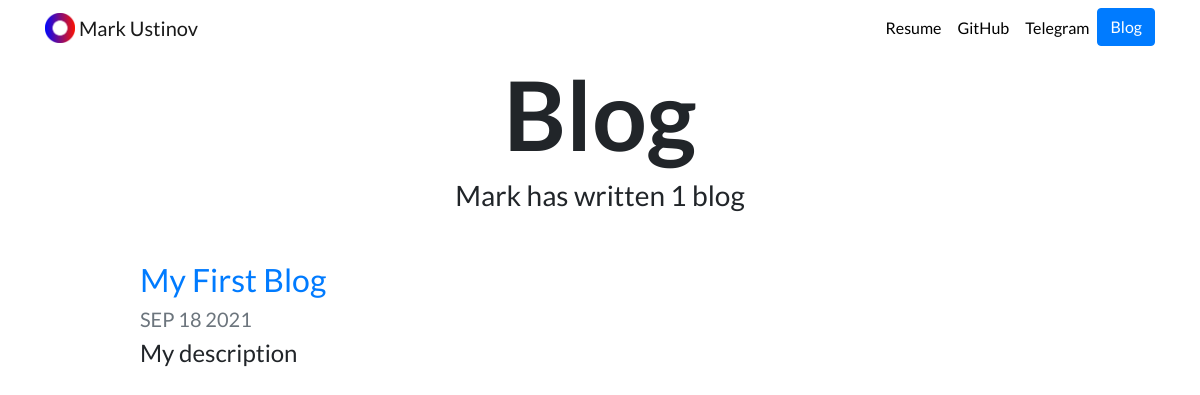
The page /blog/ on the database as committed earlier.
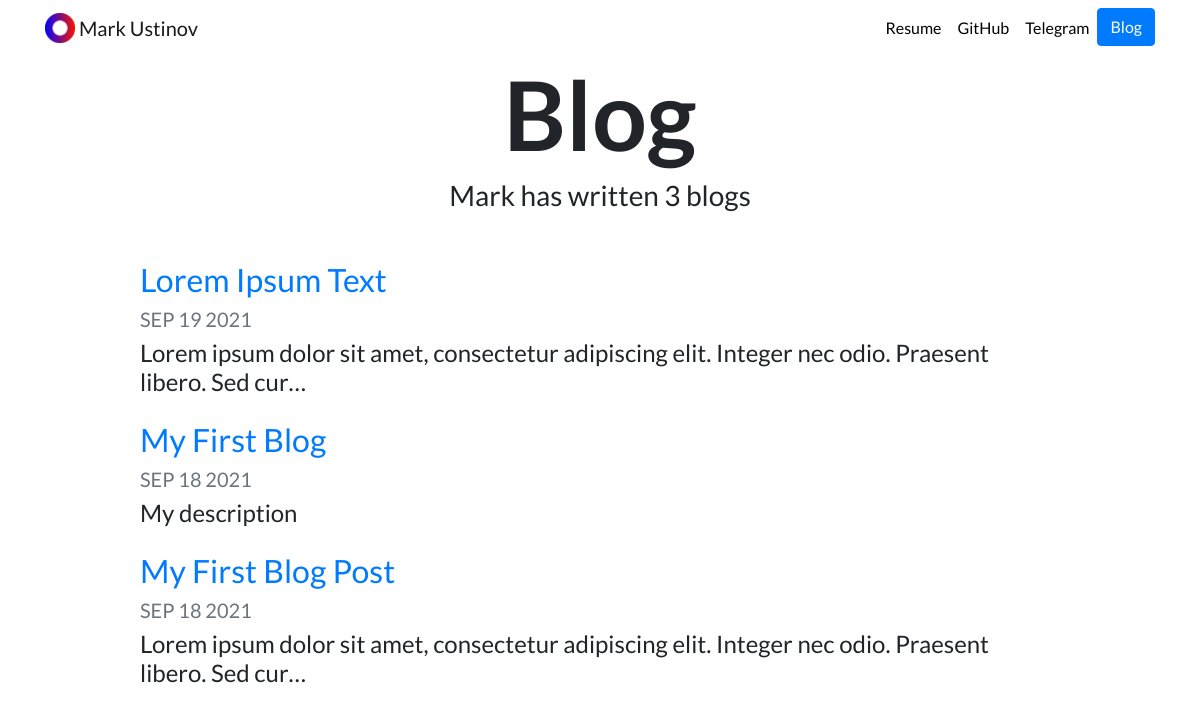
The same page on the database as committed later.
### blog/models.py (models this page shows, shortened)
class Blog(models.Model):
    title = models.CharField(max_length=200)
    description = models.TextField()
    date = models.DateField()

### blog/views.py (the view)
# urls.py: path('', views.all_blogs, name='all_blogs'),
def all_blogs(request):
    blogs = Blog.objects.order_by('-date')
    return render(request, 'blogs/all_blogs.html', {'blogs': blogs})

### blog/templates/blogs/all_blogs.html
{% extends "portfolio/base.html" %}
{% load static %}
{% block content %}
<h1 id="blogtitle" class="font-weight-bold text-center">Blog</h1>
<h3 class="text-center mb-5">Mark has written {{ blogs.count }} blog{{ blogs.count|pluralize }}</h3>
{% for blog in blogs %}
<div class="row justify-content-center my-3">
  <div class="col-md-10">
    <a href="{% url 'blog:detail' blog.id %}">
      <h2>{{ blog.title }}</h2>
    </a>
    <h5 class="text-muted">{{ blog.date|date:'M d Y'|upper }}</h5>
    <h4>{{ blog.description|striptags|truncatechars:100 }}</h4>
  </div>
</div>
{% endfor %}
{% endblock %}

### portfolio/templates/portfolio/base.html (shortened to what this page needs)
{% load static %}
<!doctype html>
<html lang="en">
<head>
  <link rel="stylesheet" href="https://stackpath.bootstrapcdn.com/bootstrap/4.4.1/css/bootstrap.min.css">
  <link rel="stylesheet" href="{% static "portfolio/custom.css" %}">
</head>
<body>
  <nav id="topNav" class="navbar navbar-expand-md navbar-light">
    <div class="container">
      <a class="navbar-brand" href="{% url 'home' %}">
        <img src="{% static "portfolio/Logo.png" %}" width="30" height="30" class="d-inline-block align-top" alt="Nick's Logo">
        <span>Mark Ustinov</span>
      </a>
      <div class="collapse navbar-collapse text-center" id="navbarNav">
        <ul class="navbar-nav ml-auto">
          <li class="nav-item">
            <a class="nav-link" href="{% static "portfolio/resume.pdf" %}">Resume</a>
          </li>
          <li class="nav-item">
            <a class="nav-link" href="https://github.com/umistalker" target="_blank">GitHub</a>
          </li>
          <li class="nav-item">
            <a class="nav-link" href="https://telegram.com/" target="_blank">Telegram</a>
          </li>
          <li>
            <a role="button" href="{% url 'blog:all_blogs' %}" class="btn btn-primary">Blog</a>
          </li>
        </ul>
      </div>
    </div>
  </nav>
  <div class="container">
    {% block content %}{% endblock %}
  </div>
</body>
</html>

### portfolio/static/portfolio/custom.css (style rules this page uses)
.navbar-nav .nav-link { color: rgba(0,0,0,1) !important; }
body { font-family: 'Lato', sans-serif; }
#blogtitle { font-size: 6rem; }

Rows that differ between the two databases and show on the page:
added Blog: title "Lorem Ipsum Text", date "SEP 19 2021", description "Lorem ipsum dolor sit amet, consectetur adipiscing elit. Integer nec odio. Praesent libero. Sed cur…"
added Blog: title "My First Blog Post", date "SEP 18 2021", description "Lorem ipsum dolor sit amet, consectetur adipiscing elit. Integer nec odio. Praesent libero. Sed cur…"
Other text that changed with them:
{{ blogs.count }}: "1" → "3"
